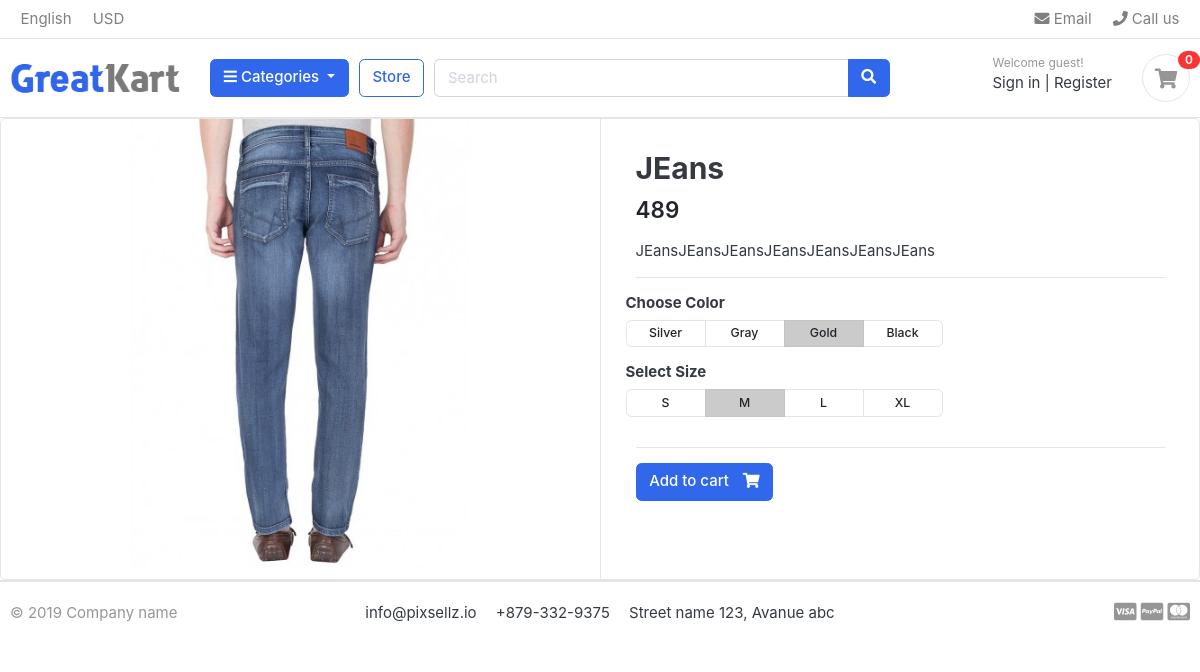
Before: /store/jeans/jeans/ with the older database file.
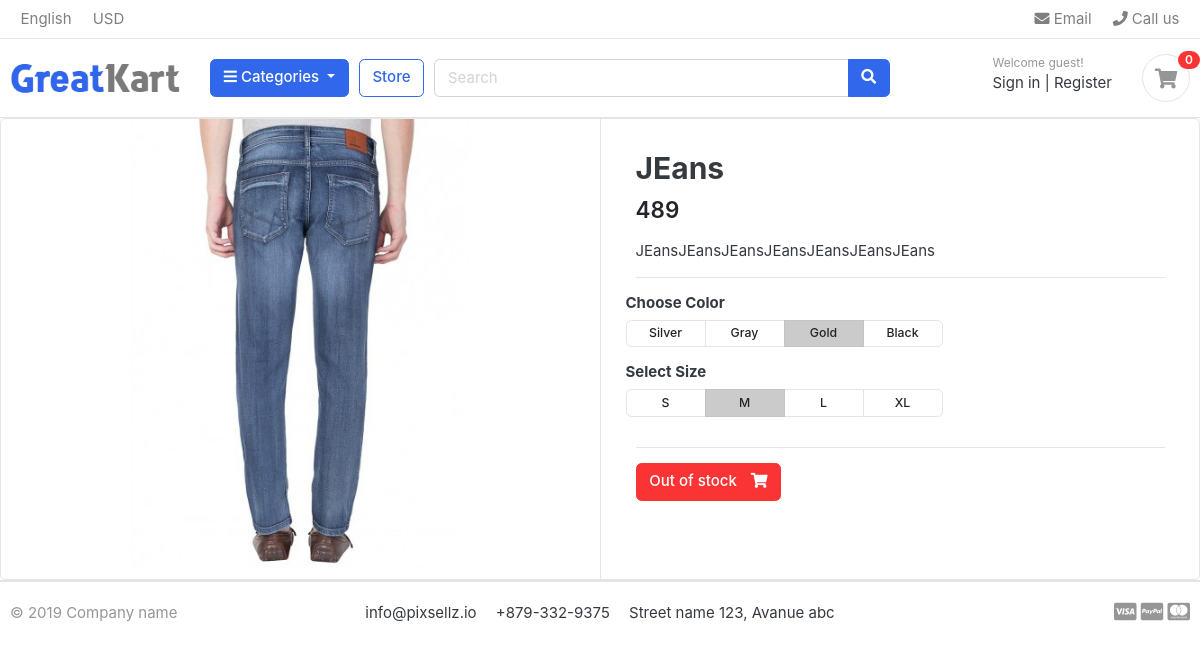
After: the same page with the newer database file.
### store/views.py (the view)
# urls.py: path('<slug:slug_id>/<slug:product_slug>/', views.product_details, name='product_details'),
def product_details(request, slug_id, product_slug):
    try:
        product_in_detail = Product.objects.get(category__slug=slug_id, slug=product_slug)
    except:
        raise Exception
    dictionary = {
        'product': product_in_detail,
    }
    return render(request, 'store/product_detail.html', dictionary)

### categories/context_processors.py (called while the page is built)
def categories_link(request):
    links = Categories.objects.all
    return dict(links=links)

### categories/models.py (called while the page is built)
    def get_url(self):
        return reverse('categories', args=[self.slug])

### store/templates/store/product_detail.html
{% extends 'base.html' %}
{% load static %}
{% block content %}
<div class="card">
	<div class="row no-gutters">
		<aside class="col-md-6">
<article class="gallery-wrap">
	<div class="img-big-wrap">
	   <a href="#"><img src="{{ product.images.url }}"></a>
	</div>
</article>
		</aside>
		<main class="col-md-6 border-left">
<article class="content-body">
<h2 class="title">{{ product.title }}</h2>
<div class="mb-3">
	<var class="price h4">{{ product.price }}</var>
</div>
<p>{{ product.description }}</p>
<hr>
	<div class="row">
		<div class="item-option-select">
			<h6>Choose Color</h6>
			<div class="btn-group btn-group-sm btn-group-toggle" data-toggle="buttons">
			  <label class="btn btn-light">
			    <input type="radio" name="radio_color"> Silver
			  </label>
			  <label class="btn btn-light">
			    <input type="radio" name="radio_color" > Gray
			  </label>
			  <label class="btn btn-light active">
			    <input type="radio" name="radio_color checked"> Gold
			  </label>
			  <label class="btn btn-light">
			    <input type="radio" name="radio_color"> Black
			  </label>
			</div>
		</div>
	</div>
	<div class="row">
		<div class="item-option-select">
			<h6>Select Size</h6>
			<div class="btn-group btn-group-sm btn-group-toggle" data-toggle="buttons">
			  <label class="btn btn-light">
			    <input type="radio" name="radio_color"> S
			  </label>
			  <label class="btn btn-light active">
			    <input type="radio" name="radio_color" checked> M
			  </label>
			  <label class="btn btn-light">
			    <input type="radio" name="radio_color"> L
			  </label>
			  <label class="btn btn-light">
			    <input type="radio" name="radio_color"> XL
			  </label>
			</div>
		</div>
	</div>
	<hr>
	{% if product.stock > 0 %}
		<a href="./product-detail.html" class="btn btn-primary"> <span class="text">Add to cart</span> <i class="fas fa-shopping-cart"></i>  </a>
	{% else %}
		<a href="#" class="btn btn-danger"> <span class="text">Out of stock</span> <i class="fas fa-shopping-cart"></i>  </a>
	{% endif %}
</article>
		</main>
	</div>
</div>
{% endblock %}

Changed rows visible on the page:
changed Product "JEans": stock 450 → 0 (drawn)
Other visible differences:
text no longer shown: "Add to cart"
text now shown: "Out of stock"
